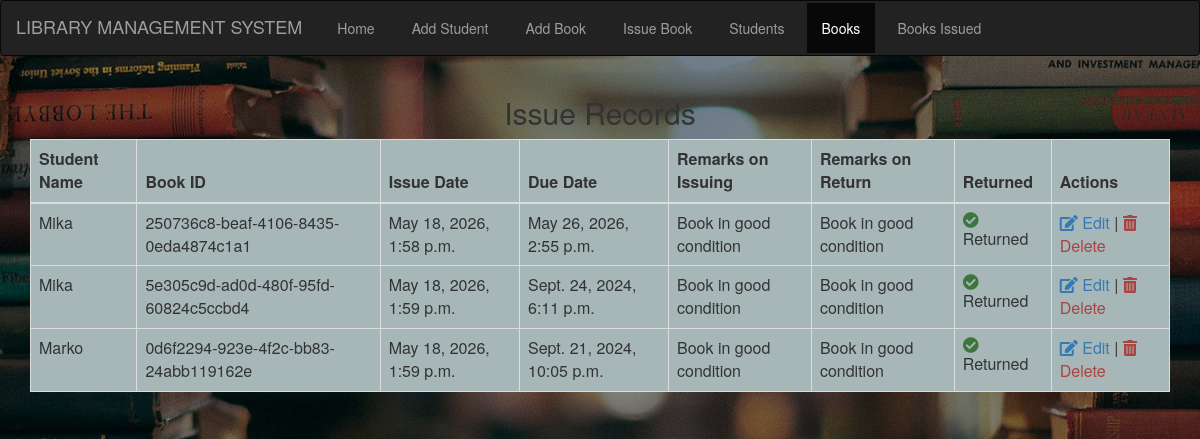
The app's page /view_books_issued with its own data.
### library/models.py (models this page shows, shortened)
class Book_Issue(models.Model):
    student = models.ForeignKey('Students', on_delete=models.CASCADE)
    book_instance = models.ForeignKey('BookInstance', on_delete=models.CASCADE)
    issue_date = models.DateTimeField(auto_now=True,help_text="Date the book is issued")
    due_date = models.DateTimeField(default=get_returndate(),help_text="Date the book is due to")
    date_returned=models.DateField(null=True, blank=True,help_text="Date the book is returned")
    remarks_on_issue = models.CharField(max_length=100, default="Book in good condition", help_text="Book remarks/condition during issue")
    remarks_on_return = models.CharField(max_length=100, default="Book in good condition", help_text="Book remarks/condition during return")

class Students(models.Model):
    roll_number = models.CharField(max_length=100,unique=True)
    fullname = models.CharField(max_length=100)
    address = models.CharField(max_length=100)
    program = models.CharField(max_length=100)
    Guardian_name=models.CharField(max_length=100,help_text="parent/guardian full name")
    Email=models.EmailField(max_length=100,help_text="Guardian/parent e-mail")
    def __str__(self):
        return self.fullname

class BookInstance(models.Model):
    id=models.UUIDField(primary_key=True,default=uuid.uuid4,help_text="Book unique id across the Library")
    book=models.ForeignKey('Book', on_delete=models.CASCADE,null=True)
    book_number=models.PositiveIntegerField(null=True,help_text="Book number for books of the save kind")
    Is_borrowed = models.BooleanField(default=False)

### library/views.py (the view)
# urls.py: path('view_books_issued', views.view_bissue, name='show_issue_record'),
def view_bissue(request):
    issue = Book_Issue.objects.order_by('-id')
    return render(request,'issue_records.html', {'issue': issue})

### library/templates/issue_records.html (shortened to what this page needs)
{% extends 'base.html' %}
{% block content %}
<div class="container mt-5">
    <h2 class="mb-4">Issue Records</h2>
    <table class="table table-bordered table-hover" style="background-color: #A7B7B7;">
        <thead class="thead-dark">
            <tr>
                <th>Student Name</th>
                <th>Book ID</th>
                <th>Issue Date</th>
                <th>Due Date</th>
                <th>Remarks on Issuing</th>
                <th>Remarks on Return</th>
                <th>Returned</th>
                <th>Actions</th>
            </tr>
        </thead>
        <tbody>
            {% for i in issue %}
            <tr>
                <td>{{i.student}}</td>
                <td>{{i.book_instance.id}}</td>
                <td>{{i.issue_date}}</td>
                <td>{{i.due_date}}</td>
                <td>{{i.remarks_on_issue}}</td>
                <td>{{i.remarks_on_return}}</td>
                <td>
                    {% if i.book_instance.Is_borrowed %}
                    <span><i class="fa fa-times-circle text-danger"></i> Not Returned</span>
                    <td>
                        <a href="return_book/{{i.id}}" class="text-success mr-2"><i class="fa fa-arrow-alt-circle-right"></i> Return</a> |
                        <a href="edit_issued/{{i.id}}" class="text-primary"><i class="fa fa-edit"></i> Edit</a>
                    </td>
                    {% else %}
                    <span><i class="fa fa-check-circle text-success"></i> Returned</span>
                    <td>
                        <a href="edit_issued/{{i.id}}" class="text-primary mr-2"><i class="fa fa-edit"></i> Edit</a> |
                        <a href="delete_issued/{{i.id}}" class="text-danger"><i class="fa fa-trash-alt"></i> Delete</a>
                    </td>
                    {% endif %}
                </td>
            </tr>
            {% endfor %}
        </tbody>
    </table>
</div>
{% endblock %}

### library/templates/base.html (style rules this page uses)
body { background-image: url(../static/images/bg_library_2.png); height: 100%; background-position: center; background-repeat: no-repeat; background-size: cover; text-align: center; }

### records on screen
Book_Issue: student "Mika", book_instance.id "250736c8-beaf-4106-8435-0eda4874c1a1", issue_date "May 18, 2026, 1:58 p.m.", due_date "May 26, 2026, 2:55 p.m.", remarks_on_issue "Book in good condition", remarks_on_return "Book in good condition"
Book_Issue: student "Mika", book_instance.id "5e305c9d-ad0d-480f-95fd-60824c5ccbd4", issue_date "May 18, 2026, 1:59 p.m.", due_date "Sept. 24, 2024, 6:11 p.m.", remarks_on_issue "Book in good condition", remarks_on_return "Book in good condition"
Book_Issue: student "Marko", book_instance.id "0d6f2294-923e-4f2c-bb83-24abb119162e", issue_date "May 18, 2026, 1:59 p.m.", due_date "Sept. 21, 2024, 10:05 p.m.", remarks_on_issue "Book in good condition", remarks_on_return "Book in good condition"
